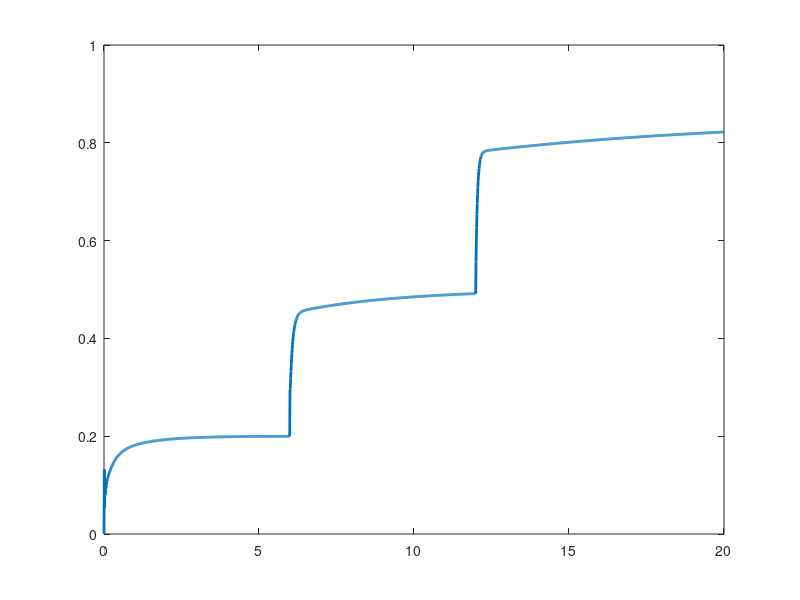

Write MATLAB code to recreate this figure. (Note: this script raises an error after producing the figure.)
% gain_scheduled.m
% 3-zone gain scheduling with smooth boundary transitions

clc;
clear;
close all;

%% Plant
K = 1;
tau = 0.5;

%% Time
t = 0:0.01:20;
dt = t(2) - t(1);

%% Throttle profile
u = zeros(size(t));
for i = 1:length(t)
    if t(i) < 6
        u(i) = 0.2;
    elseif t(i) < 12
        u(i) = 0.5;
    else
        u(i) = 0.85;
    end
end

%% Define 3 CLEAR PID zones
zone1 = [3 3 0.3];    % smooth
zone2 = [6 2 0.1];    % balanced
zone3 = [8 1 0.02];   % aggressive

blend_width = 0.05;   % small smoothing region

%% Init
y = zeros(size(t));
e_prev = 0;
integral = 0;

%% Simulation
for i = 2:length(t)
    
    % -------- Zone selection with smoothing --------
    if u(i) < (0.3 - blend_width)
        gains = zone1;
        
    elseif u(i) < (0.3 + blend_width)
        % Blend zone1 → zone2
        alpha = (u(i) - (0.3 - blend_width)) / (2*blend_width);
        gains = (1-alpha)*zone1 + alpha*zone2;
        
    elseif u(i) < (0.7 - blend_width)
        gains = zone2;
        
    elseif u(i) < (0.7 + blend_width)
        % Blend zone2 → zone3
        alpha = (u(i) - (0.7 - blend_width)) / (2*blend_width);
        gains = (1-alpha)*zone2 + alpha*zone3;
        
    else
        gains = zone3;
    end
    
    Kp = gains(1);
    Ki = gains(2);
    Kd = gains(3);

    % -------- PID --------
    e = u(i) - y(i-1);
    integral = integral + e * dt;
    derivative = (e - e_prev) / dt;

    control = Kp*e + Ki*integral + Kd*derivative;

    % -------- Plant --------
    dy = (-y(i-1) + control) / tau;
    y(i) = y(i-1) + dy * dt;

    e_prev = e;
end

%% Plot
figure;
plot(t, y, 'LineWidth', 2);
hold on;
xline(6, '--r', 'Zone 1 → 2');
xline(12, '--r', 'Zone 2 → 3');

title('Gain-Scheduled PID (3 Clear Zones + Smooth Transition)');
xlabel('Time (seconds)');
ylabel('Motor Speed');
grid on;
% Save
saveas(gcf, 'gainscheduled_response.png');
